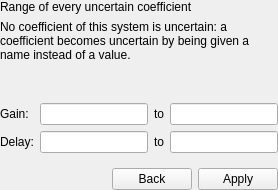
<?xml version="1.0" encoding="UTF-8"?>
<ui version="4.0">
 <class>UncertaintyPanel</class>
 <widget class="QWidget" name="UncertaintyPanel">
  <property name="windowTitle">
   <string>Uncertainty</string>
  </property>
  <layout class="QVBoxLayout" name="panelLayout">
   <property name="leftMargin"><number>0</number></property>
   <property name="topMargin"><number>0</number></property>
   <property name="rightMargin"><number>0</number></property>
   <property name="bottomMargin"><number>0</number></property>
   <item>
    <widget class="QLabel" name="uncertaintyTitle">
     <property name="text">
      <string>Range of every uncertain coefficient</string>
     </property>
    </widget>
   </item>
   <item>
    <widget class="QScrollArea" name="parametersArea">
     <property name="widgetResizable">
      <bool>true</bool>
     </property>
     <property name="frameShape">
      <enum>QFrame::NoFrame</enum>
     </property>
     <widget class="QWidget" name="parametersContent">
      <layout class="QVBoxLayout" name="contentLayout">
       <property name="leftMargin"><number>0</number></property>
       <property name="topMargin"><number>0</number></property>
       <property name="rightMargin"><number>0</number></property>
       <property name="bottomMargin"><number>0</number></property>
       <item>
        <layout class="QGridLayout" name="parametersLayout"/>
       </item>
       <item>
        <widget class="QLabel" name="emptyLabel">
         <property name="text">
          <string>No coefficient of this system is uncertain: a coefficient becomes uncertain by being given a name instead of a value.</string>
         </property>
         <property name="wordWrap">
          <bool>true</bool>
         </property>
        </widget>
       </item>
       <item>
        <spacer name="contentSpacer">
         <property name="orientation"><enum>Qt::Vertical</enum></property>
         <property name="sizeHint" stdset="0">
          <size><width>0</width><height>0</height></size>
         </property>
        </spacer>
       </item>
      </layout>
     </widget>
    </widget>
   </item>
   <item>
    <widget class="QWidget" name="scalarsWidget" native="true">
     <layout class="QGridLayout" name="scalarsLayout">
      <property name="leftMargin"><number>0</number></property>
      <property name="rightMargin"><number>0</number></property>
      <item row="0" column="0">
       <widget class="QLabel" name="rangeGainLabel">
        <property name="text"><string>Gain:</string></property>
       </widget>
      </item>
      <item row="0" column="1">
       <widget class="QLineEdit" name="rangeGainStart">
        <property name="toolTip">
          <string>The smallest value the gain takes.</string>
         </property>
       </widget>
      </item>
      <item row="0" column="2">
       <widget class="QLabel" name="rangeGainSeparator">
        <property name="text"><string>to</string></property>
       </widget>
      </item>
      <item row="0" column="3">
       <widget class="QLineEdit" name="rangeGainEnd">
        <property name="toolTip">
          <string>The largest.</string>
         </property>
       </widget>
      </item>
      <item row="1" column="0">
       <widget class="QLabel" name="rangeDelayLabel">
        <property name="text"><string>Delay:</string></property>
       </widget>
      </item>
      <item row="1" column="1">
       <widget class="QLineEdit" name="rangeDelayStart">
        <property name="toolTip">
          <string>The smallest value the delay takes, in seconds.</string>
         </property>
       </widget>
      </item>
      <item row="1" column="2">
       <widget class="QLabel" name="rangeDelaySeparator">
        <property name="text"><string>to</string></property>
       </widget>
      </item>
      <item row="1" column="3">
       <widget class="QLineEdit" name="rangeDelayEnd">
        <property name="toolTip">
          <string>The largest.</string>
         </property>
       </widget>
      </item>
     </layout>
    </widget>
   </item>
   <item>
    <layout class="QHBoxLayout" name="buttonsLayout">
     <item>
      <widget class="QLabel" name="uncertaintyStatus">
       <property name="text"><string/></property>
       <property name="wordWrap"><bool>true</bool></property>
      </widget>
     </item>
     <item>
      <spacer name="buttonsSpacer">
       <property name="orientation"><enum>Qt::Horizontal</enum></property>
       <property name="sizeHint" stdset="0">
        <size><width>0</width><height>0</height></size>
       </property>
      </spacer>
     </item>
     <item>
      <widget class="QPushButton" name="backButton">
       <property name="toolTip">
         <string>Back to the form, leaving these ranges as they were.</string>
        </property>
       <property name="text"><string>Back</string></property>
      </widget>
     </item>
     <item>
      <widget class="QPushButton" name="applyButton">
       <property name="toolTip">
         <string>Applies the ranges to the coefficients that were named.</string>
        </property>
       <property name="text"><string>Apply</string></property>
      </widget>
     </item>
    </layout>
   </item>
  </layout>
 </widget>
 <resources/>
 <connections/>
</ui>
